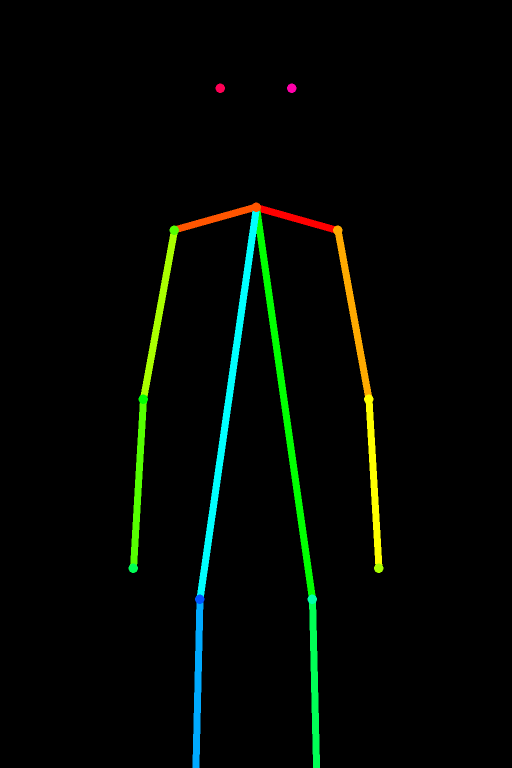
#> input picture assets/actor_models/_openpose/back.png, 1024 x 1536 px (shown at 1/2 size); its folder holds only this picture in this run
$ python -i nsfw_detector.py   (imports and definitions only)
#> lines starting #> are read from the running program, lines starting #| are printed output that depends on the picture; after the words box and inside, x2 and y2 are one past the last pixel; in counts of white or black regions, pixels touching at a corner belong together
### src/utils/gemini_compat.py
# Gemini API 호환성 래퍼
# Version: 2.2.0

"""
google.genai 기반 Gemini API 래퍼

v59.1.8: 구 SDK 의존 제거 → google.genai 중심으로 통합
v59.1.9: timeout 실제 구현 (ThreadPoolExecutor), hang 완전 방지
- 신규 API: Client 기반 (google.genai)
- 기존 호출부 호환: model.generate_content(prompt) 인터페이스 유지
- 모델 우선순위: gemini-3.0-flash → gemini-2.5-flash → gemini-2.0-flash
- timeout 구현: ThreadPoolExecutor + future.result(timeout=N) (hang 방지)

사용법:
    from utils.gemini_compat import configure_gemini, get_gemini_model

    configure_gemini(api_key)
    model = get_gemini_model()  # 자동으로 최신 모델 선택
    response = model.generate_content("Hello!")
    print(response.text)
"""

import os
import mimetypes
import logging
import concurrent.futures
from typing import Optional, Any

from utils.secret_redaction import redact_sensitive_text

logger = logging.getLogger(__name__)

# ============================================================
# API 사용 가능 여부
# ============================================================
GENAI_NEW_AVAILABLE = False  # google.genai - 우선

_genai_client = None  # google.genai Client 인스턴스
_api_key_stored = None  # 저장된 API 키
genai_version = "unknown"

# 신규 패키지 먼저 시도
try:
    from google import genai as genai_new
    GENAI_NEW_AVAILABLE = True
    genai_version = f"google.genai {genai_new.__version__}"
    logger.info(f"Using new google.genai package (v{genai_new.__version__})")
except ImportError:
    pass

GEMINI_AVAILABLE = GENAI_NEW_AVAILABLE


# ============================================================
# 호환성 래퍼 클래스
# 기존 코드: model.generate_content(prompt) → response.text
# 신규 API: client.models.generate_content(model=..., contents=...)
# 이 래퍼가 둘을 연결
# ============================================================

class _GeminiModelWrapper:
    """
    기존 GenerativeModel 인터페이스를 유지하면서
    신규 google.genai Client API를 사용하는 래퍼

    사용법 (기존과 동일):
        model = get_gemini_model("gemini-3.0-flash")
        response = model.generate_content("분석해줘")
        print(response.text)
    """

    def __init__(self, client, model_name: str):
        self._client = client
        self._model_name = model_name
        logger.info(f"[GeminiWrapper] 모델 래퍼 생성: {model_name}")

    # v59.1.9: 기본 timeout (초)
    DEFAULT_TIMEOUT = 30

    # [108 lines left out: function generate_content, not called in this run]

    @property
    def model_name(self) -> str:
        return self._model_name

    def __repr__(self):
        return f"GeminiModelWrapper(model={self._model_name})"


# ============================================================
# 공개 API 함수
# ============================================================

def configure_gemini(api_key: str) -> bool:
    """
    Gemini API 키 설정

    Args:
        api_key: Gemini API 키

    Returns:
        성공 여부
    """
    global _genai_client, _api_key_stored

    if not GEMINI_AVAILABLE:
        logger.error("Gemini API 패키지가 설치되어 있지 않습니다.")
        return False

    try:
        _api_key_stored = api_key

        _genai_client = genai_new.Client(api_key=api_key)
        logger.info(f"Gemini API configured with {genai_version} (Client 방식)")

        return True

    except Exception as e:
        logger.error(f"Gemini API 설정 실패: {redact_sensitive_text(e)}")
        return False


# v62.10: 모델 후보 목록 (우선순위 순) — Gemini 3 Flash Preview 추가
GEMINI_MODEL_CANDIDATES = [
    "gemini-3-flash-preview",   # v62.10: Gemini 3 Flash (실제 API 이름, gemini-3.0-flash는 존재 안 함)
    "gemini-2.5-flash",
    "gemini-2.0-flash",
    "gemini-1.5-flash",
]


def get_gemini_model(
    model_name: str = "auto",
    **kwargs
) -> Optional[Any]:
    """
    Gemini 모델 인스턴스 반환

    Args:
        model_name: 모델 이름 또는 "auto" (자동 선택)
            - "auto": GEMINI_MODEL_CANDIDATES에서 순차 시도
            - 특정 이름: 해당 모델 직접 사용
        **kwargs: 추가 모델 설정

    Returns:
        GeminiModelWrapper 또는 None
    """
    if not GEMINI_AVAILABLE:
        return None

    return _get_model_new_api(model_name, **kwargs)


def _get_model_new_api(model_name: str, **kwargs) -> Optional[_GeminiModelWrapper]:
    """신규 google.genai API로 모델 생성"""
    global _genai_client

    if not _genai_client:
        # configure_gemini 호출 전이면 환경변수에서 시도
        api_key = _api_key_stored or os.environ.get("GEMINI_API_KEY") or os.environ.get("GOOGLE_API_KEY")
        if api_key:
            _genai_client = genai_new.Client(api_key=api_key)
        else:
            logger.error("[GeminiCompat] API 키 없음 - configure_gemini() 먼저 호출 필요")
            return None

    if model_name == "auto":
        # v59.1.9: 자동 선택 - ping 테스트 (timeout=10초)
        PING_TIMEOUT = 10
        for candidate in GEMINI_MODEL_CANDIDATES:
            try:
                logger.info(f"[GeminiCompat] 모델 ping 테스트: {candidate} (timeout={PING_TIMEOUT}s)")
                with concurrent.futures.ThreadPoolExecutor(max_workers=1) as executor:
                    future = executor.submit(
                        _genai_client.models.generate_content,
                        model=candidate,
                        contents="ping"
                    )
                    response = future.result(timeout=PING_TIMEOUT)

                if response and hasattr(response, 'text'):
                    logger.info(f"[GeminiCompat] 모델 자동 선택 성공: {candidate}")
                    return _GeminiModelWrapper(_genai_client, candidate)
            except concurrent.futures.TimeoutError:
                logger.warning(f"[GeminiCompat] {candidate} ping 타임아웃 ({PING_TIMEOUT}s)")
                continue
            except Exception as e:
                logger.debug(f"[GeminiCompat] {candidate} 시도 실패: {redact_sensitive_text(e)}")
                continue

        logger.error("[GeminiCompat] 사용 가능한 모델 없음")
        return None
    else:
        # 특정 모델 직접 사용
        return _GeminiModelWrapper(_genai_client, model_name)


# [143 lines left out: functions generate_content, build_image_part, generate_vision_content, get_version_info, quick_generate, not called in this run]


# ============================================================
# 테스트
# ============================================================

# [10 lines that do not run on import are left out]

### src/utils/nsfw_detector.py
"""
NSFW 이미지 자동 검수 시스템 (2단계 검수)

1단계: 빠른 스크리닝 (색상 기반) - 명백한 위반만 탐지
2단계: Gemini Vision 심층 검수 - YouTube 정책 기준 맞춤 판단

사용:
    from utils.nsfw_detector import content_reviewer
    passed, reason = content_reviewer.review_image("image.png")
"""

import os
import logging
import time
from typing import Tuple, Optional, Callable
from PIL import Image
import numpy as np

from utils.gemini_compat import configure_gemini, generate_vision_content, get_gemini_model
from utils.secret_redaction import redact_sensitive_text

logger = logging.getLogger(__name__)


class QuickScreener:
    """
    1단계: 빠른 색상 기반 스크리닝
    - 명백한 위반 (과도한 피부색, 유혈)만 빠르게 걸러냄
    - Gemini API 호출 비용 절감용
    """

    # 피부색 범위 (HSV)
    SKIN_LOWER_1 = np.array([0, 20, 70])
    SKIN_UPPER_1 = np.array([20, 255, 255])
    SKIN_LOWER_2 = np.array([170, 20, 70])
    SKIN_UPPER_2 = np.array([180, 255, 255])

    # 붉은색 범위 (유혈/폭력)
    RED_LOWER_1 = np.array([0, 100, 100])
    RED_UPPER_1 = np.array([10, 255, 255])
    RED_LOWER_2 = np.array([160, 100, 100])
    RED_UPPER_2 = np.array([180, 255, 255])

    # 임계값 (1차 스크리닝용 - 느슨하게)
    SKIN_THRESHOLD = 0.35  # 35% 이상 피부색 = 명백한 위반
    RED_THRESHOLD = 0.20   # 20% 이상 붉은색 = 명백한 위반

    # v56.1.1: 채널별 임계값 (공포 채널은 어둡고 붉은 톤이 많음)
    # v56.1.2: 붉은색 임계값 하향 (45%→30%) - LM 협의: 고어 이미지 차단 강화
    CHANNEL_THRESHOLDS = {
        "daily_life_toon": {
            "red_threshold": 0.20,
            "min_brightness": 0.05,
        },
        "mystery_toon": {
            "red_threshold": 0.24,
            "min_brightness": 0.03,
        },
        "horror": {
            "red_threshold": 0.30,    # 붉은색 30%까지 허용 (붉은 조명 OK, 고어 차단)
            "min_brightness": 0.01,   # 1% 밝기까지 허용 (매우 어두운 배경)
        },
        "senior_makjang": {
            "red_threshold": 0.25,    # 드라마틱한 붉은 텍스트/배경 허용
            "min_brightness": 0.03,
        },
        # 기본값은 클래스 상수(RED_THRESHOLD=0.20) 사용
    }

    def screen(self, image_path: str, channel_type: str = None) -> Tuple[bool, str]:
        """
        빠른 1차 스크리닝

        Args:
            image_path: 이미지 파일 경로
            channel_type: 채널 타입 (horror, senior_touching 등) - v56.1.1 추가

        Returns:
            (의심 여부, 사유)
            - True = 의심됨, Gemini 검수 필요
            - False = 명백히 안전, Gemini 스킵 가능
        """
        if not os.path.exists(image_path):
            return True, "파일 없음"

        # v56.1.1: 채널별 임계값 적용
        # v56.1.2: senior_makjang 등 전체 키 먼저 시도, 없으면 첫 부분만 시도
        channel_key = channel_type.split("_")[0] if channel_type else None  # "horror_xxx" → "horror"
        thresholds = self.CHANNEL_THRESHOLDS.get(channel_type, self.CHANNEL_THRESHOLDS.get(channel_key, {}))
        red_threshold = thresholds.get("red_threshold", self.RED_THRESHOLD)
        min_brightness = thresholds.get("min_brightness", 0.05)

        try:
            img = Image.open(image_path).convert("RGB")
#> img is the input picture: PIL image 1024x1536 RGB; mean R, G, B 3.2, 7.9, 2.9
            img_array = np.array(img)

            # 피부색 비율
            skin_ratio = self._detect_skin_ratio(img_array)
#> in _detect_skin_ratio, `img_hsv = img_pil.convert("HSV")`: img_hsv: PIL image 1024x1536 HSV; mean H, S, V 3, 9.1, 9.1
#> in _in_range, `return ( (hsv_array[:, :, 0] >= lower[0]) & (hsv_array[:, :, 0] <= upp..`:
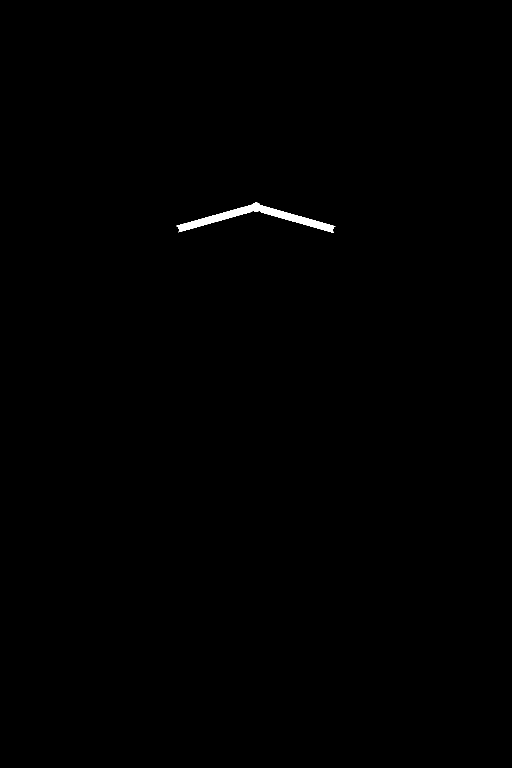
#> returned value: shape (1536, 1024) bool (shown at 1/2 size); 0.29% white; 1 white region, box (x1, y1, x2, y2) and area: (353, 405, 671, 466) 4504
#> in _in_range (call 2), `return ( (hsv_array[:, :, 0] >= lower[0]) & (hsv_array[:, :, 0] <= upp..`: returned value: shape (1536, 1024) bool; every value is 0
#> skin_ratio = 0.00286
            if skin_ratio > self.SKIN_THRESHOLD:
                return True, f"피부색 과다 ({skin_ratio:.1%})"

            # 붉은색 비율 (채널별 임계값 적용)
            red_ratio = self._detect_red_ratio(img_array)
            if red_ratio > red_threshold:
                return True, f"붉은색 과다 ({red_ratio:.1%})"

            # 기본 품질 체크 (채널별 밝기 임계값 적용)
            brightness = self._get_brightness(img_array)
            if brightness < min_brightness or brightness > 0.95:
                return True, f"밝기 이상 ({brightness:.1%})"

            return False, "1차 스크리닝 통과"

        except Exception as e:
            logger.warning(f"[1차 스크리닝] 분석 실패: {e}")
            return True, f"분석 오류"  # 오류 시 Gemini로 넘김

    def _detect_skin_ratio(self, img_array: np.ndarray) -> float:
        try:
            img_pil = Image.fromarray(img_array)
            img_hsv = img_pil.convert("HSV")
            hsv_array = np.array(img_hsv)

            mask1 = self._in_range(hsv_array, self.SKIN_LOWER_1, self.SKIN_UPPER_1)
            mask2 = self._in_range(hsv_array, self.SKIN_LOWER_2, self.SKIN_UPPER_2)
            skin_mask = mask1 | mask2

            return np.sum(skin_mask) / (img_array.shape[0] * img_array.shape[1])
        except Exception:
            return 0.0

    def _detect_red_ratio(self, img_array: np.ndarray) -> float:
        try:
            img_pil = Image.fromarray(img_array)
            img_hsv = img_pil.convert("HSV")
            hsv_array = np.array(img_hsv)

            mask1 = self._in_range(hsv_array, self.RED_LOWER_1, self.RED_UPPER_1)
#> in _in_range (call 3), `return ( (hsv_array[:, :, 0] >= lower[0]) & (hsv_array[:, :, 0] <= upp..`:
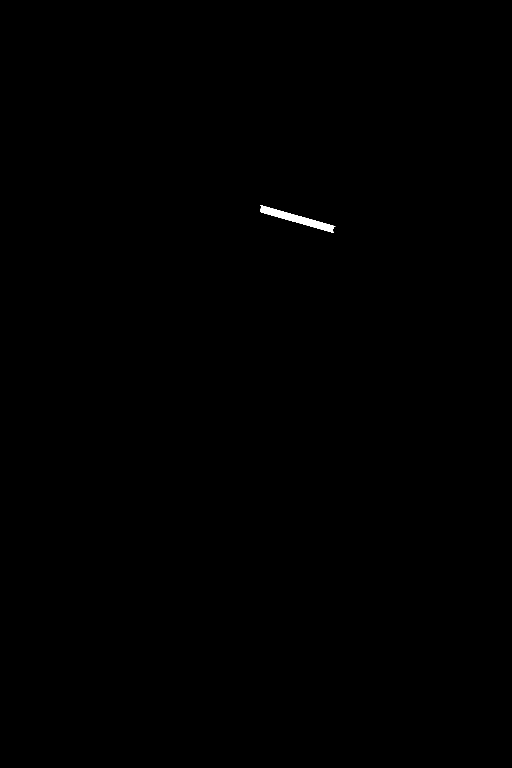
#> returned value: shape (1536, 1024) bool (shown at 1/2 size); 0.13% white; 1 white region, box (x1, y1, x2, y2) and area: (521, 410, 671, 466) 2102
            mask2 = self._in_range(hsv_array, self.RED_LOWER_2, self.RED_UPPER_2)
            red_mask = mask1 | mask2

            saturation = hsv_array[:, :, 1]
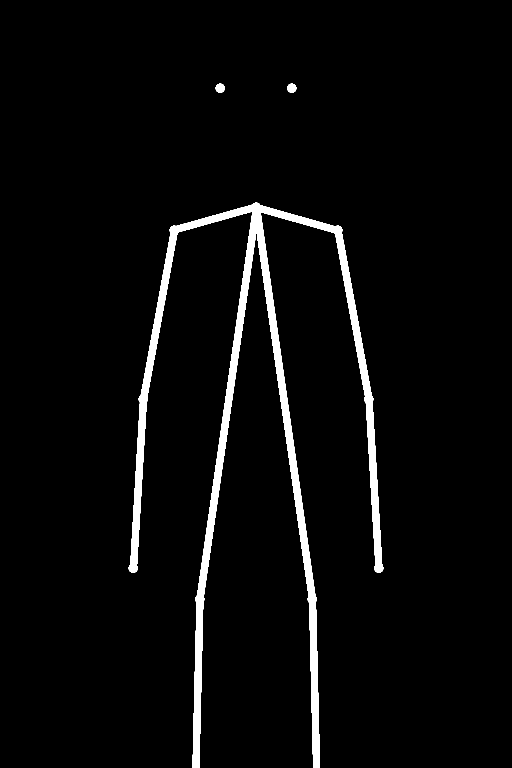
#> saturation: shape (1536, 1024) (shown at 1/2 size); 3.6% white; 3 white regions, box (x1, y1, x2, y2) and area: (257, 405, 767, 1536) 55847, (431, 167, 450, 186) 277, (574, 167, 593, 186) 277
            high_sat_mask = saturation > 150
#> in screen, `red_ratio = self._detect_red_ratio(img_array)`: red_ratio = 0.00134

            return np.sum(red_mask & high_sat_mask) / (img_array.shape[0] * img_array.shape[1])
        except Exception:
            return 0.0

    def _get_brightness(self, img_array: np.ndarray) -> float:
        try:
            gray = np.mean(img_array, axis=2)
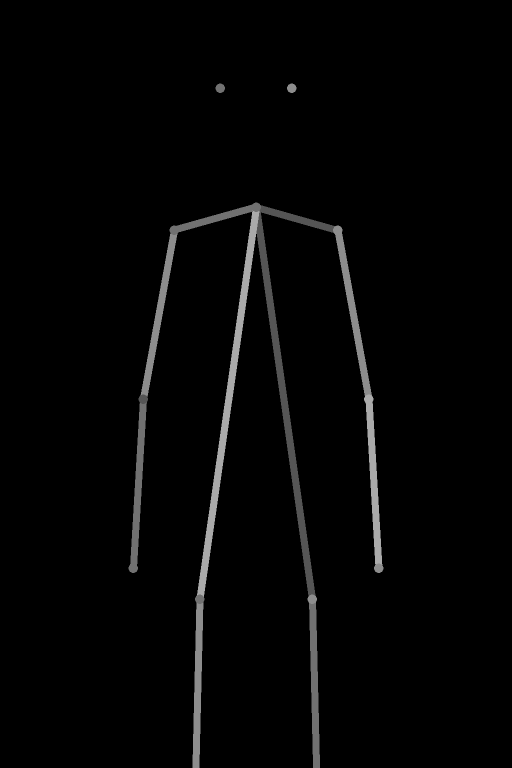
#> gray: shape (1536, 1024) float64 (shown at 1/2 size); min 0, max 170, mean 4.7
            return np.mean(gray) / 255.0
        except Exception:
            return 0.5

    def _in_range(self, hsv_array: np.ndarray, lower: np.ndarray, upper: np.ndarray) -> np.ndarray:
        return (
            (hsv_array[:, :, 0] >= lower[0]) & (hsv_array[:, :, 0] <= upper[0]) &
            (hsv_array[:, :, 1] >= lower[1]) & (hsv_array[:, :, 1] <= upper[1]) &
            (hsv_array[:, :, 2] >= lower[2]) & (hsv_array[:, :, 2] <= upper[2])
        )


class GeminiContentReviewer:
    """
    2단계: Gemini Vision 기반 YouTube 정책 준수 검수관

    - YouTube 커뮤니티 가이드라인 기준 판단
    - 문맥 파악 가능 (수술실 vs 살인 장면 구분)
    - 채널 타입별 맞춤 기준 적용
    """

    # YouTube 검수 프롬프트
    REVIEW_PROMPT = """
너는 지금부터 '유튜브 콘텐츠 안전 관리자'야.
아래 이미지를 분석해서 [YouTube 커뮤니티 가이드라인]에 위배되는지 엄격하게 판단해.

특히 다음 요소들을 중점적으로 체크해:
1. 과도한 노출 또는 성적인 콘텐츠 (Sexually Explicit) - 나체, 속옷 노출, 성적 암시
2. 지나치게 잔인하거나 혐오스러운 묘사 (Violent or Repulsive) - 유혈, 내장, 절단
3. 아동에게 유해한 요소 (Harmful to Kids) - 약물, 위험한 행위
4. 혐오 표현 또는 차별적 상징 (Hate Speech/Symbols)

[추가 맥락]
이 이미지는 한국 YouTube 채널용 콘텐츠입니다.
주 시청층: {audience}
채널 장르: {genre}

[응답 형식]
이미지가 안전하다면 정확히 "SAFE"라고만 대답해.
위험하다면 "UNSAFE: [구체적 위반 사유]"라고 대답해.
애매하면 안전 쪽으로 판단하되, 경고만 해줘: "WARN: [주의 사항]"
"""

    # v50: 프롬프트 수정 제안 프롬프트 (자가 치유용)
    FIX_PROMPT_PROMPT = """
너는 'Stable Diffusion 프롬프트 수정 전문가'야.

방금 생성된 이미지가 YouTube 정책 위반으로 판정되었어.
위반 사유: {violation_reason}

원래 프롬프트: {original_prompt}

[너의 임무]
1. 위반 요소를 제거하면서도 원래 의도(분위기/장르)를 유지하는 새 프롬프트를 만들어줘.
2. 예를 들어:
   - "피가 너무 많음" → 피 대신 "어두운 그림자, 붉은 조명"으로 대체
   - "노출 과다" → 인물을 제거하고 "빈 방, 버려진 옷가지"로 대체
   - "폭력적" → "긴장감 있는 분위기, 깨진 물건, 어두운 조명"으로 순화

[규칙]
- 절대 사람/인물/신체 부위 언급 금지
- "blood", "gore", "nude", "body" 등 금지어 사용 금지
- 분위기와 오브젝트로만 표현
- 영어로 작성

[응답 형식]
수정된 프롬프트만 출력해. 설명 없이 프롬프트만.
"""

    # 채널별 맥락 정보
    CHANNEL_CONTEXT = {
        "horror": {
            "audience": "성인 (20-50대)",
            "genre": "공포/미스터리 (어두운 분위기, 긴장감 있는 이미지는 허용)"
        },
        "senior_touching": {
            "audience": "중장년층 (40-70대)",
            "genre": "감동/힐링 (따뜻하고 정서적인 이미지)"
        },
        "senior_makjang": {
            "audience": "중장년층 (40-70대)",
            "genre": "막장 드라마 (갈등/긴장감 있지만 선정적이지 않은 이미지)"
        },
    }

    def __init__(self):
        self.model = None
        self.quick_screener = QuickScreener()
        self._init_model()

    def _init_model(self):
        """Gemini 모델 초기화"""
        try:
            from config.settings import config

            if not configure_gemini(config.GEMINI_API_KEY):
                raise RuntimeError("Gemini API 초기화 실패")
            self.model = get_gemini_model("gemini-3-flash-preview")
            if self.model is None:
                raise RuntimeError("Gemini 모델 로드 실패")
            logger.info("[검수관] Gemini 3.0 Flash 모델 초기화 완료")

        except Exception as e:
            logger.warning(f"[검수관] Gemini 초기화 실패: {redact_sensitive_text(e)}")
            self.model = None

    # [207 lines left out: functions review_image, _gemini_review, suggest_fixed_prompt, review_and_regenerate, batch_review, not called in this run]


# 싱글톤 인스턴스
content_reviewer = GeminiContentReviewer()


# 편의 함수
def review_image(image_path: str, channel_type: str = "daily_life_toon") -> Tuple[str, str]:
    """이미지 검수 (간편 호출)"""
    return content_reviewer.review_image(image_path, channel_type)


# [10 lines left out: function review_and_regenerate, not called in this run]

>>> result = QuickScreener().screen('../../assets/actor_models/_openpose/back.png')
#> in screen, `brightness = self._get_brightness(img_array)`: brightness = 0.0183
#> result = (True, '밝기 이상 (1.8%)')

$ run again, on assets/actor_models/_openpose/left.png
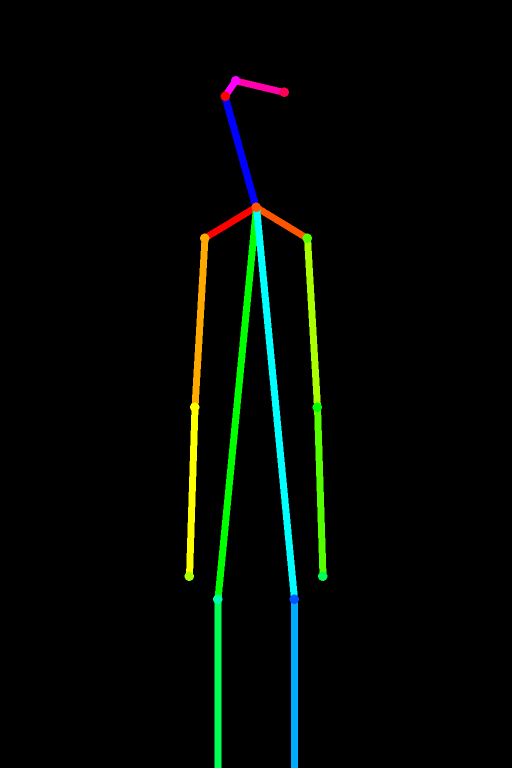
#> input picture assets/actor_models/_openpose/left.png, 1024 x 1536 px (shown at 1/2 size)
#> in screen, img is the input picture: PIL image 1024x1536 RGB; mean R, G, B 3.2, 7.8, 3.6
#> img_hsv: PIL image 1024x1536 HSV; mean H, S, V 3.5, 9.6, 9.6
#> in _in_range, `return ( (hsv_array[:, :, 0] >= lower[0]) & (hsv_array[:, :, 0] <= upp..`:
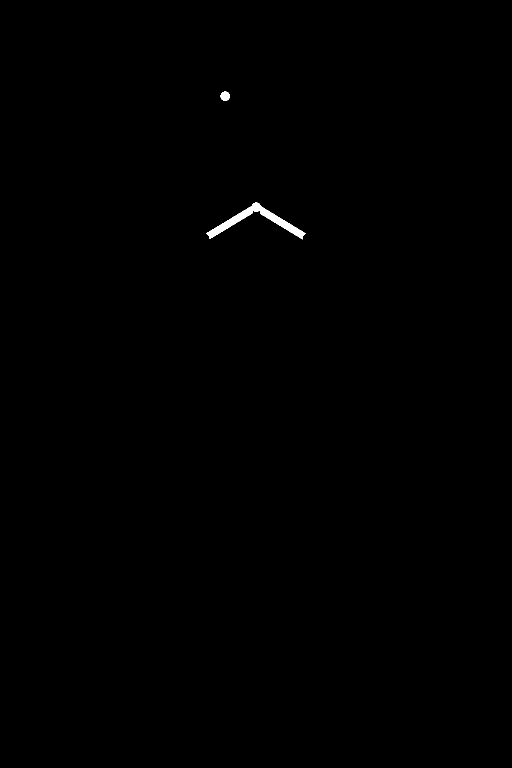
#> returned value: shape (1536, 1024) bool (shown at 1/2 size); 0.21% white; 2 white regions, box (x1, y1, x2, y2) and area: (412, 405, 612, 479) 3023, (441, 183, 460, 202) 277
#> skin_mask: shape (1536, 1024) bool; 0.41% white; 1 white region, box (x1, y1, x2, y2) and area: (412, 183, 612, 479) 6414
#> skin_ratio = 0.00408
#> red_mask: shape (1536, 1024) bool; 0.3% white; 2 white regions, box (x1, y1, x2, y2) and area: (441, 183, 517, 411) 3391, (412, 412, 505, 478) 1383
#> saturation: shape (1536, 1024); 3.8% white; 1 white region, box (x1, y1, x2, y2) and area: (369, 152, 655, 1536) 59160
#> red_ratio = 0.00304
#> in _get_brightness, `gray = np.mean(img_array, axis=2)`:
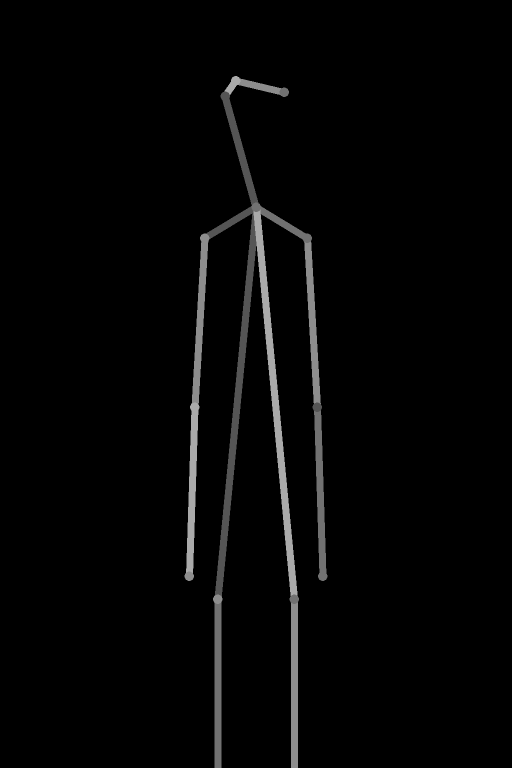
#> gray: shape (1536, 1024) float64 (shown at 1/2 size); min 0, max 170, mean 4.8
#> brightness = 0.019
#> result = (True, '밝기 이상 (1.9%)')
